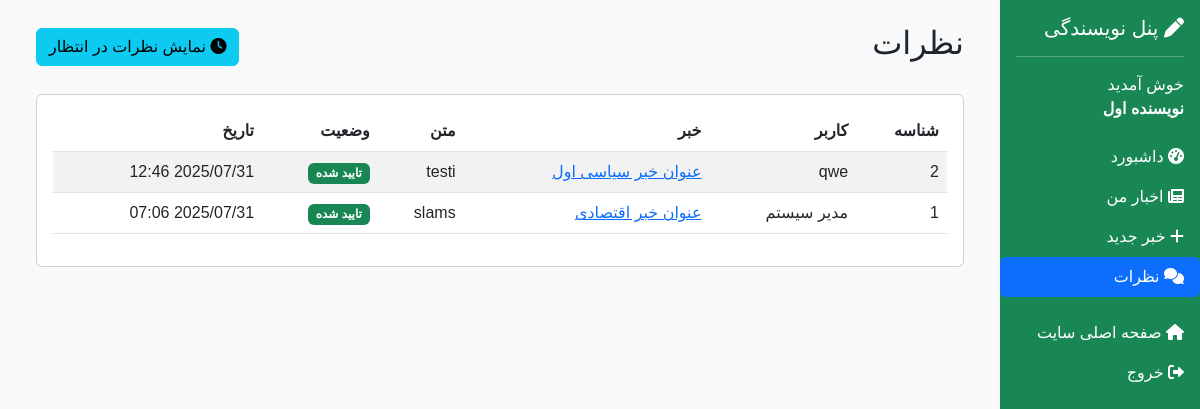
/writer/comments.php (signed in), run on the app's committed database.
### tables this page shows
CREATE TABLE `comments` (
  `id` int NOT NULL,
  `news_id` int NOT NULL,
  `user_id` int NOT NULL,
  `content` text NOT NULL,
  `status` enum('pending','approved','rejected') DEFAULT 'pending',
  `created_at` timestamp NULL DEFAULT CURRENT_TIMESTAMP,
  `updated_at` timestamp NULL DEFAULT CURRENT_TIMESTAMP ON UPDATE CURRENT_TIMESTAMP
);

CREATE TABLE `users` (
  `id` int NOT NULL,
  `username` varchar(50) NOT NULL,
  `email` varchar(100) NOT NULL,
  `password` varchar(255) NOT NULL,
  `full_name` varchar(100) NOT NULL,
  `role` enum('admin','writer','user') DEFAULT 'user',
  `status` enum('active','inactive') DEFAULT 'active',
  `created_at` timestamp NULL DEFAULT CURRENT_TIMESTAMP,
  `updated_at` timestamp NULL DEFAULT CURRENT_TIMESTAMP ON UPDATE CURRENT_TIMESTAMP
);

CREATE TABLE `news` (
  `id` int NOT NULL,
  `title` varchar(255) NOT NULL,
  `slug` varchar(255) NOT NULL,
  `summary` text,
  `content` longtext NOT NULL,
  `image_url` varchar(255) DEFAULT NULL,
  `author_id` int NOT NULL,
  `category_id` int NOT NULL,
  `status` enum('pending','approved','rejected') DEFAULT 'pending',
  `views` int DEFAULT '0',
  `created_at` timestamp NULL DEFAULT CURRENT_TIMESTAMP,
  `updated_at` timestamp NULL DEFAULT CURRENT_TIMESTAMP ON UPDATE CURRENT_TIMESTAMP
);

### config/database.php (called while the page is built, shortened)
<?php
function truncateText($text, $length = 150) {
    return $text;
}
function formatPersianDate($date) {
    $timestamp = strtotime($date);
    return date('Y/m/d H:i', $timestamp);
}
?>

### writer/comments.php (the view, shortened to what this page needs)
<?php
require_once '../config/database.php';
$action = $_GET['action'] ?? 'list';
if ($action == 'list') {
    $where = '';
    $params = [$_SESSION['user_id']];
    $stmt = $pdo->prepare("
        SELECT c.*, u.full_name as user_name, n.title as news_title, n.slug as news_slug
        FROM comments c
        JOIN users u ON c.user_id = u.id
        JOIN news n ON c.news_id = n.id
        WHERE n.author_id = ? $where
        ORDER BY c.created_at DESC
    ");
    $stmt->execute($params);
    $comments = $stmt->fetchAll();
}
?>
<!DOCTYPE html>
<html lang="fa" dir="rtl">
<head>
    <link href="https://cdnjs.cloudflare.com/ajax/libs/bootstrap/5.3.0/css/bootstrap.rtl.min.css" rel="stylesheet">
    <link href="https://cdnjs.cloudflare.com/ajax/libs/font-awesome/6.0.0/css/all.min.css" rel="stylesheet">
</head>
<body>
    <div class="container-fluid">
        <div class="row">
            <div class="col-md-3 col-lg-2 px-0">
                <div class="sidebar bg-success text-white">
                    <div class="p-3">
                        <h5><i class="fas fa-pen"></i> پنل نویسندگی</h5>
                        <hr>
                        <p class="mb-0">خوش آمدید<br><strong><?= $_SESSION['full_name'] ?></strong></p>
                    </div>
                    <ul class="nav nav-pills flex-column">
                        <li class="nav-item">
                            <a class="nav-link text-white" href="dashboard.php">
                                <i class="fas fa-tachometer-alt"></i> داشبورد
                            </a>
                        </li>
                        <li class="nav-item">
                            <a class="nav-link text-white" href="news.php">
                                <i class="fas fa-newspaper"></i> اخبار من
                            </a>
                        </li>
                        <li class="nav-item">
                            <a class="nav-link text-white" href="news.php?action=add">
                                <i class="fas fa-plus"></i> خبر جدید
                            </a>
                        </li>
                        <li class="nav-item">
                            <a class="nav-link text-white active" href="comments.php">
                                <i class="fas fa-comments"></i> نظرات
                            </a>
                        </li>
                        <li class="nav-item mt-3">
                            <a class="nav-link text-white" href="../index.php">
                                <i class="fas fa-home"></i> صفحه اصلی سایت
                            </a>
                        </li>
                        <li class="nav-item">
                            <a class="nav-link text-white" href="../auth/logout.php">
                                <i class="fas fa-sign-out-alt"></i> خروج
                            </a>
                        </li>
                    </ul>
                </div>
            </div>
            <div class="col-md-9 col-lg-10">
                <div class="main-content p-4">
                    <?php if ($action == 'list'): ?>
                    <div class="d-flex justify-content-between align-items-center mb-4">
                        <h2>نظرات</h2>
                        <a href="?status=pending" class="btn btn-info">
                            <i class="fas fa-clock"></i> نمایش نظرات در انتظار
                        </a>
                    </div>
                    <div class="card">
                        <div class="card-body">
                            <div class="table-responsive">
                                <table class="table table-striped">
                                    <thead>
                                        <tr>
                                            <th>شناسه</th>
                                            <th>کاربر</th>
                                            <th>خبر</th>
                                            <th>متن</th>
                                            <th>وضعیت</th>
                                            <th>تاریخ</th>
                                        </tr>
                                    </thead>
                                    <tbody>
                                        <?php if ($comments && count($comments) > 0): ?>
                                        <?php foreach ($comments as $comment): ?>
                                        <tr>
                                            <td><?= $comment['id'] ?></td>
                                            <td><?= $comment['user_name'] ?></td>
                                            <td><a href="../news.php?slug=<?= $comment['news_slug'] ?>" target="_blank"><?= truncateText($comment['news_title'], 30) ?></a></td>
                                            <td><?= truncateText($comment['content'], 50) ?></td>
                                            <td>
                                                <?php if ($comment['status'] == 'approved'): ?>
                                                    <span class="badge bg-success">تایید شده</span>
                                                <?php elseif ($comment['status'] == 'pending'): ?>
                                                    <span class="badge bg-warning">در انتظار</span>
                                                <?php else: ?>
                                                    <span class="badge bg-danger">رد شده</span>
                                                <?php endif; ?>
                                            </td>
                                            <td><?= formatPersianDate($comment['created_at']) ?></td>
                                        </tr>
                                        <?php endforeach; ?>
                                        <?php else: ?>
                                        <tr>
                                            <td colspan="6" class="text-center">هیچ نظری یافت نشد.</td>
                                        </tr>
                                        <?php endif; ?>
                                    </tbody>
                                </table>
                            </div>
                        </div>
                    </div>
                    <?php endif; ?>
                </div>
            </div>
        </div>
    </div>
</body>
</html>

### writer/comments.php (style rules this page uses)
body { font-family: 'Tahoma', sans-serif; background: #f8f9fa; }
.sidebar { min-height: 100vh; box-shadow: 2px 0 5px rgba(0,0,0,0.1); }
.main-content { min-height: 100vh; }

### data on the page
comments: id "2", user.full_name "qwe", news.title "عنوان خبر سیاسی اول", content "testi", status "تایید شده", created_at "2025/07/31 12:46"
comments: id "1", user.full_name "مدیر سیستم", news.title "عنوان خبر اقتصادی", content "slams", status "تایید شده", created_at "2025/07/31 07:06"

### other printed values
$_SESSION['full_name'] "نویسنده اول"
